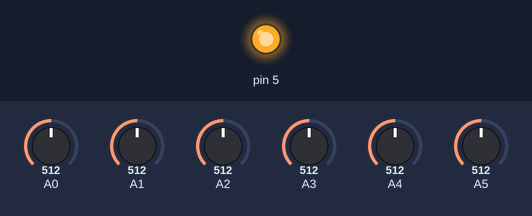
A sketch run on a simulated Arduino Uno, built with avr-gcc and run on an emulated ATmega328P. Parts: output pins drawn as LEDs (lit = HIGH). The inputs (shaded band) are chosen by the test bench; at power-on: A0 = 512, A1 = 512, A2 = 512, A3 = 512, A4 = 512, A5 = 512. What the sketch prints to the serial monitor is not drawn.

Above: at 0.1 s.
Timing chart, 0 to 1.6 s (numbered marks = the images above):
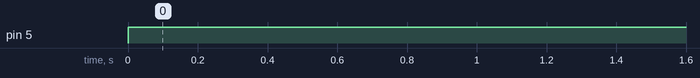

The sketch:

sensors-tester.ino
```cpp
float average = 0;

void setup() {
  Serial.begin(9600);
  pinMode(5, OUTPUT);
}

void loop() {
  digitalWrite(5, HIGH);
  float s1 = analogRead(A0);
  float s2 = analogRead(A1);
  float s3 = analogRead(A2);
  float s4 = analogRead(A3);
  float s5 = analogRead(A4);
  float s6 = analogRead(A5);

  average = ((s1 + s2 + s3 + s4 + s5 + s6) / 6);

  Serial.println(average * (1 / 7.3));
  delay(3000);
}
```

Measured:
- by itself, pin 5: LOW → HIGH at 0.00 s
